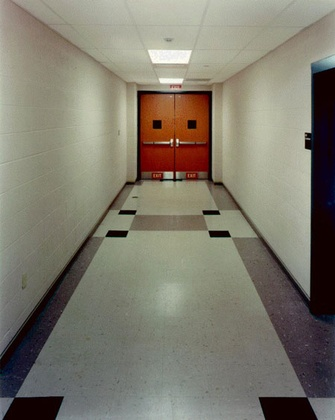
%> input picture assgn1/data/img03.jpg, 335 x 420 px, shrunk from 450 x 565 before the run, given in place of fruitbowl.png, which was not available
$ octave testMakeLambertian.m   (GNU Octave 9; MATLAB toolbox functions it lacks are replaced by stand-ins)
%> lines starting %> are read from the running program, lines starting %| are printed output that depends on the picture; pictures that were not available may be replaced by others from this repository, and a replacement may not be noted
### assgn4/matlab/makeLambertian.m
function [imout] = makeLambertian(im,s)
%> called with s = [0.626 0.568 0.535]
A = null(s);
c1 = A(:,1);
c2 = A(:,2);
[h,w,~] = size(im);
%> h = 420; w = 335
imout = zeros(h,w);

for y = 1:h
    for x = 1:w
        C = reshape(im(y,x,:),[3,1]);
        a1 = dot(c1,C);
        a2 = dot(c2,C);
        imout(y,x) = sqrt(a1^2 + a2^2);
    end
end
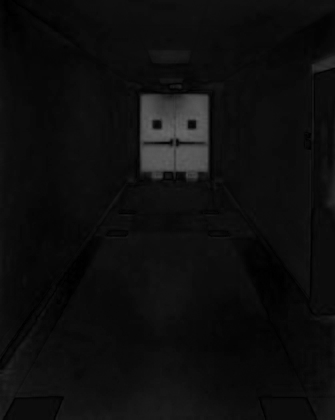
%> imout: size 420x335 double; min 0.000295, max 0.399, mean 0.0571
%imout = mat2gray(imout);

### assgn4/matlab/testMakeLambertian.m
im = im2double(imread('../data/fruitbowl.png'));
s = [0.6257 0.5678 0.5349];
imout = makeLambertian(im,s);
imshow(mat2gray(imout));
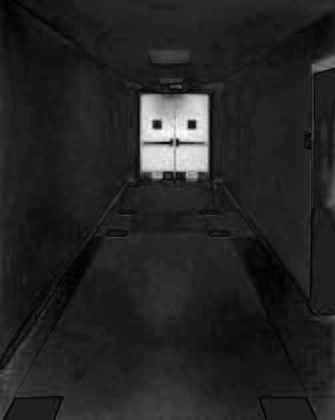
%> displayed picture: size 420x335, on the screen's scale of 0 to 255; min 0, max 255, mean 36.3

$ run again, on assgn1/data/img04.jpg
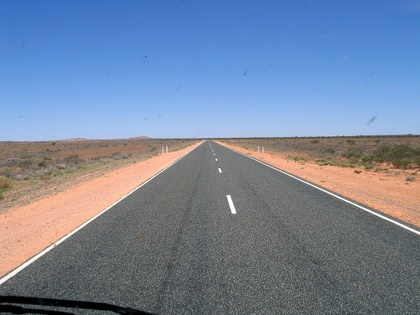
%> input picture assgn1/data/img04.jpg, 420 x 315 px, shrunk from 512 x 384 before the run, given in place of fruitbowl.png, which was not available
%> after the loop in makeLambertian, `for y = 1:h`:
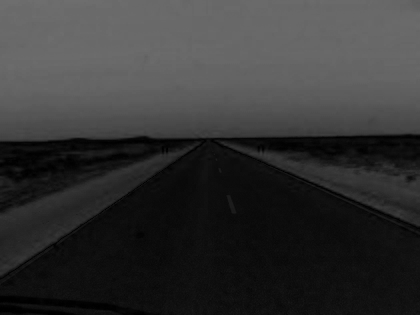
%> imout: size 315x420 double; min 0, max 0.436, mean 0.206
%> `imshow(mat2gray(imout));`:
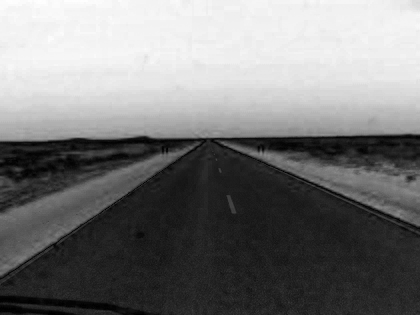
%> displayed picture: size 315x420, on the screen's scale of 0 to 255; min 0, max 255, mean 120.6

$ run again, on assgn1/data/img05.jpg
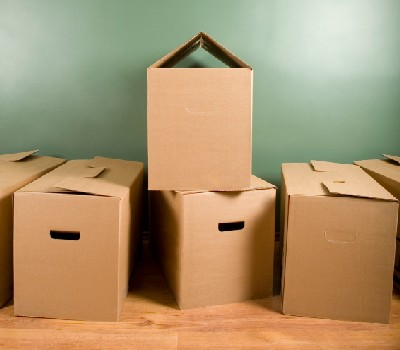
%> input picture assgn1/data/img05.jpg, 400 x 350 px, given in place of fruitbowl.png, which was not available
%> after the loop in makeLambertian, `for y = 1:h`:
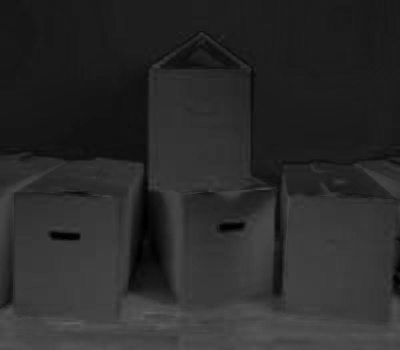
%> imout: size 350x400 double; min 0, max 0.381, mean 0.169
%> `imshow(mat2gray(imout));`:
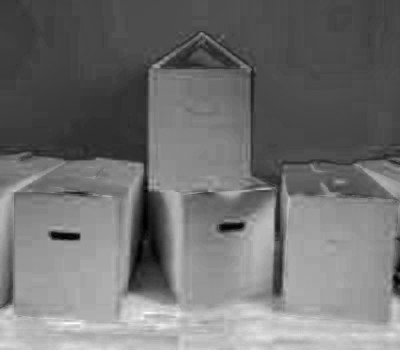
%> displayed picture: size 350x400, on the screen's scale of 0 to 255; min 0, max 255, mean 113.3
